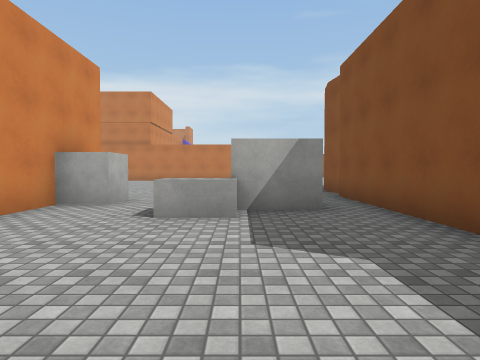
view 1 (above)

24 first-person views from a walk through a 3-D level made in the Unity game engine. The camera is 1.3 m above the floor, tilts 2° down and sees 75° across. The floor is counted in squares, 2 m on a side. Each view is taken from the middle of a square. On the plan, view 1 faces up. The plan holds only what a view shows up to about 10 squares ahead; the rest is blank. The place goes on beyond the plan. The player character is not drawn. Surface patterns are stand-ins for the level's own textures.

view 2
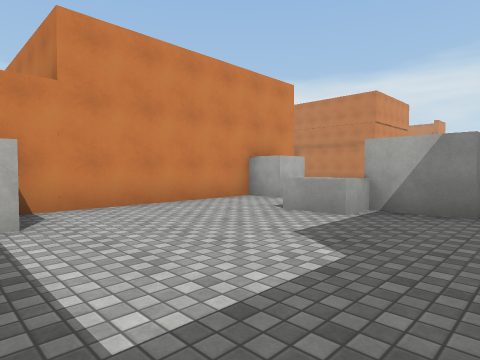

view 3
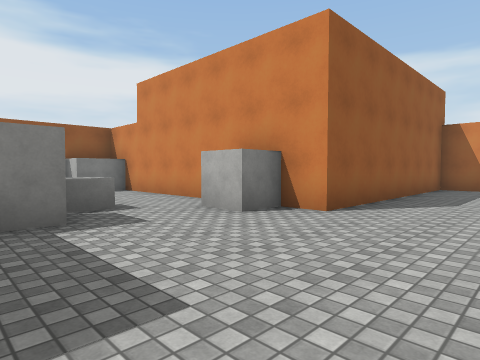

view 4
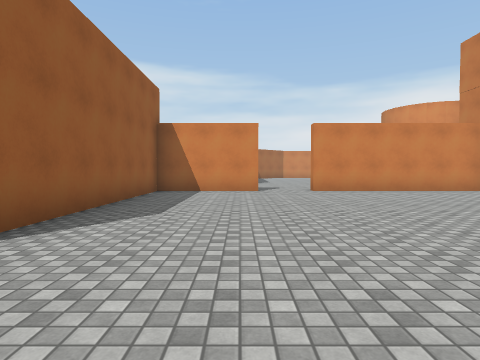

view 5
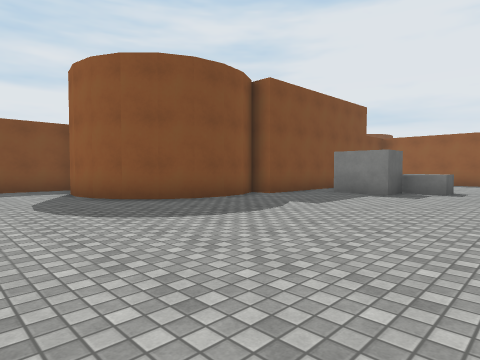

view 6
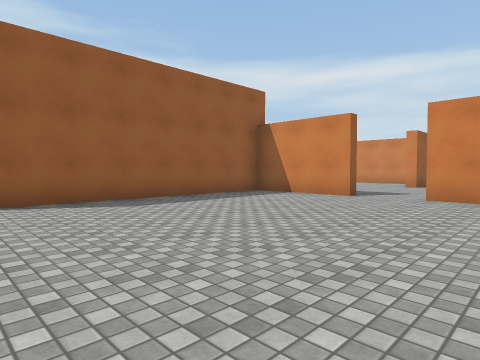

view 7
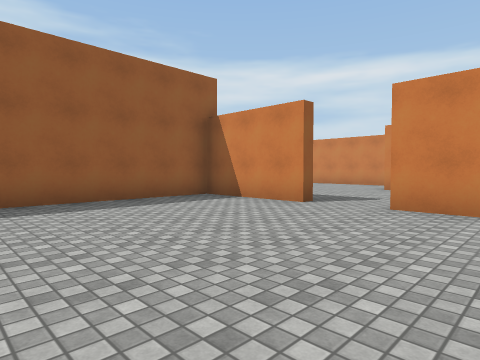

view 8
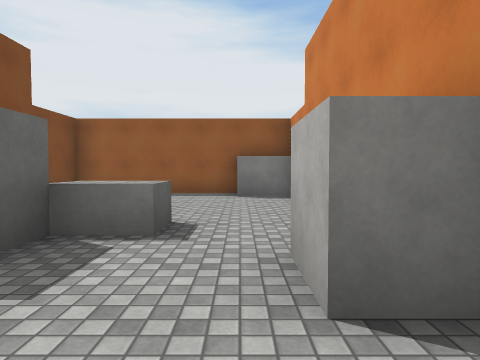

view 9
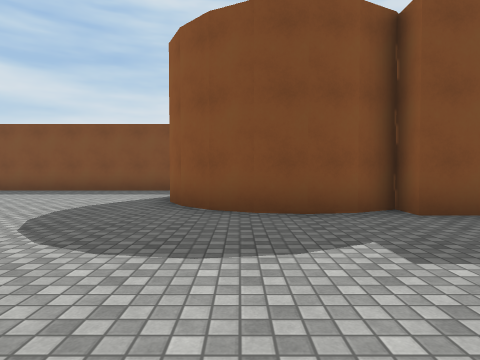

view 10
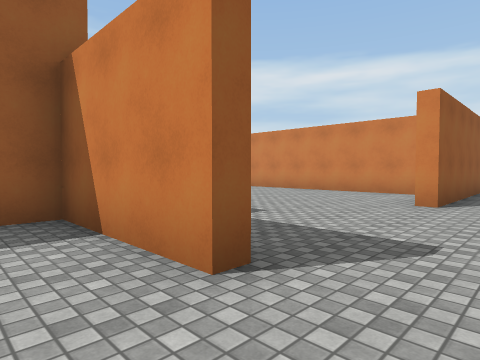

view 11
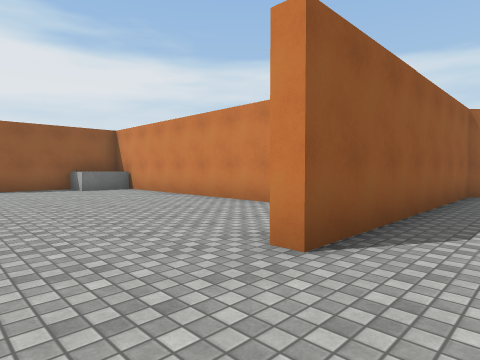

view 12
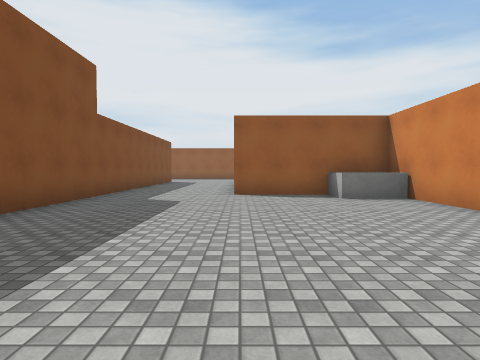

view 13
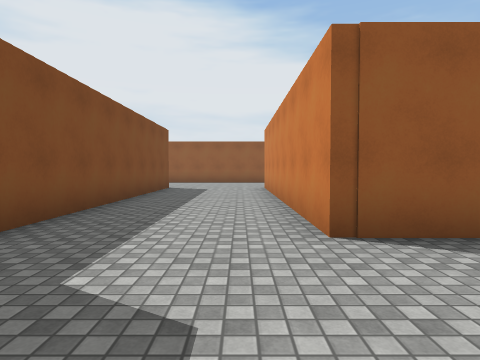

view 14
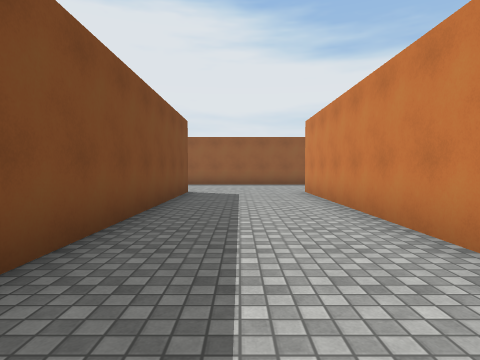

view 15
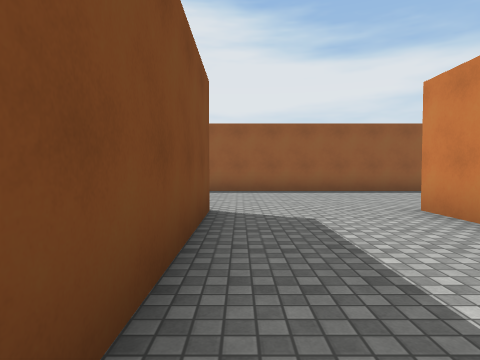

view 16
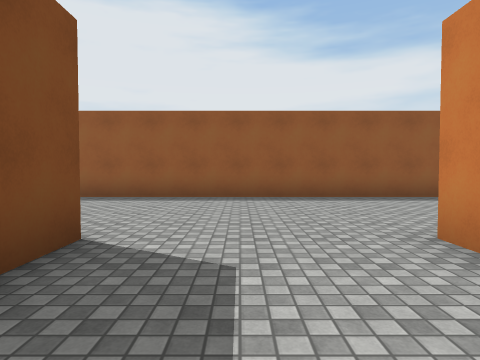

view 17
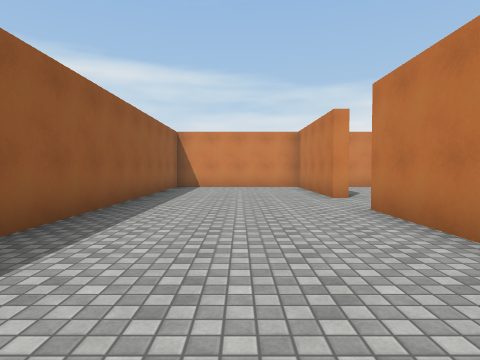

view 18
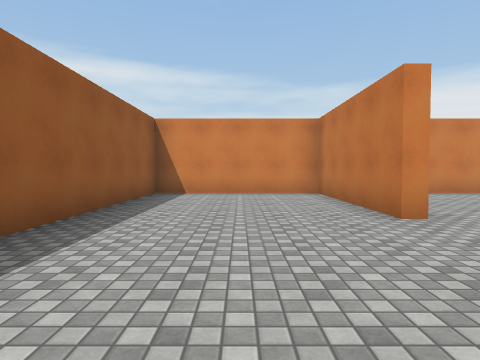

view 19
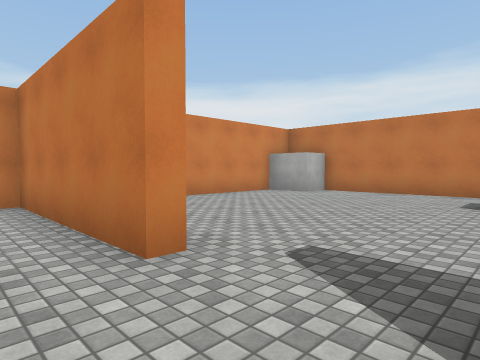

view 20
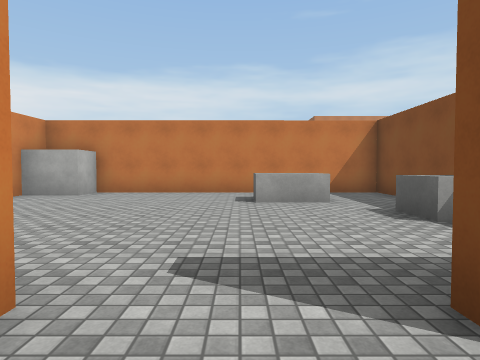

view 21
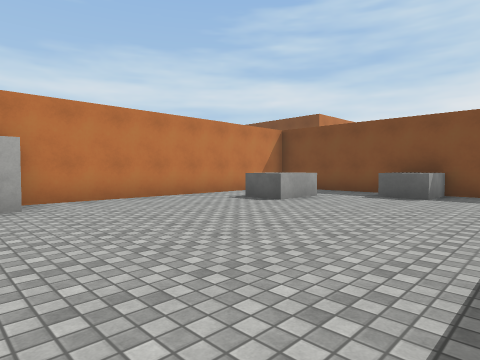

view 22
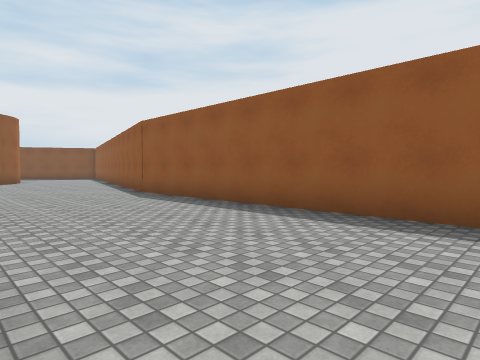

view 23
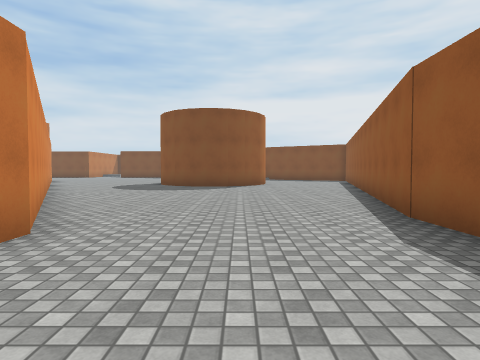

view 24
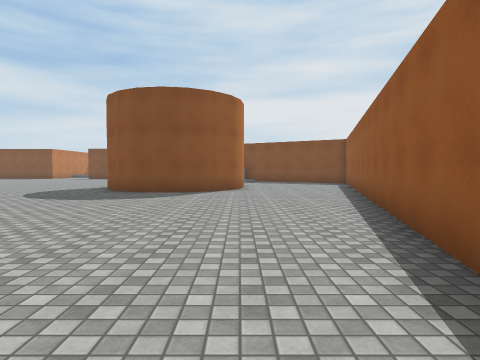

### Floor plan
Points are (right, up) in squares from view 1. A wall is a line through its corners. A room is listed if a view was taken in it or the views show most of it. See-through windows are left out.
Room 1 (views 1, 2, 3, 4, 5, 6, 7, 8, 9, 10)
walls: (3, 7.6) (2.6, 8.2) (2.5, 9) (2.6, 9.8) (3, 10.5) (3.5, 11) (4.2, 11.4) (5, 11.5) (5.9, 11.4); (2.4, 3) (2.4, 7.6); (-10.6, 10.6) (-10.2, 10.6) (-10.2, 7.6) (-3.3, 7.6) (-3.3, 0.6); (-2, -0.4) (2.4, -0.4) (2.4, 0.9); (7.4, 10.9) (7.4, 14.5); (-10.2, 14.5) (-10.2, 12.1)
ways out: opening at (-11, 11.5) to room 2
objects: box (-3, 0) to (-2, 0); box (-3, 6); box (-1, 5) to (0, 5); box (0, 5) to (1, 6)
Room 2 (views 11, 12, 13, 14, 15, 16, 17, 18, 19, 20, 22, 23, 24)
walls: (3, -2.9) (-3.9, -6.9) (-4.4, -6.9); (6, -9.9) (5.6, -9.7) (5.1, -9.2) (4.8, -8.6) (4.7, -7.8) (4.8, -7.1) (5.1, -6.5) (5.6, -6); (-2.9, -11.3) (5.9, -13.6); (-10.5, -7) (-10.5, 4.6); (-14.6, -6.9) (-17.1, -6.9); (-19.1, -6.5) (-19.1, -6.9) (-23.4, -6.9) (-23.4, -8); (-17.7, 9.6) (-17.7, 1.1) (-13.9, 1.1) (-13.9, -7); (-23.4, -10) (-23.4, -11.3) (-2.7, -11.3); (-21.8, 10.6) (-15.1, 10.6) (-15.1, 10.2)
ways out: opening at (-11, 11.5) to room 1; opening at (-18.5, -7) to room 3
objects: box (-17, 2)
Room 3 (view 21)
walls: (-14.2, -4.9) (-14.2, 0.7) (-22, 0.7)
ways out: opening at (-18.5, -7) to room 2
objects: box (-23, 0) to (-22, 0); box (-17, -2) to (-17, -1); box (-15, -4)

Where each view was taken, in squares from view 1:
view 1: 0 up, 0 right, facing up
view 2: 0 up, 2 right, facing up-left
view 3: 10 up, 1 right, facing down-left
view 4: 10 up, 1 left, facing left
view 5: 14 up, 3 left, facing down-right
view 6: 14 up, 3 left, facing down-left
view 7: 14 up, 5 left, facing down-left
view 8: 8 up, 2 left, facing down
view 9: 10 up, 2 left, facing right
view 10: 12 up, 9 left, facing down-left
view 11: 12 up, 13 left, facing down-left
view 12: 9 up, 14 left, facing down
view 13: 4 up, 13 left, facing down
view 14: 2 up, 12 left, facing down
view 15: 2 down, 11 left, facing down
view 16: 4 down, 12 left, facing down
view 17: 9 down, 12 left, facing left
view 18: 9 down, 15 left, facing left
view 19: 8 down, 17 left, facing up-left
view 20: 8 down, 18 left, facing up
view 21: 6 down, 23 left, facing up-right
view 22: 7 down, 11 left, facing down-right
view 23: 9 down, 7 left, facing right
view 24: 10 down, 4 left, facing right
